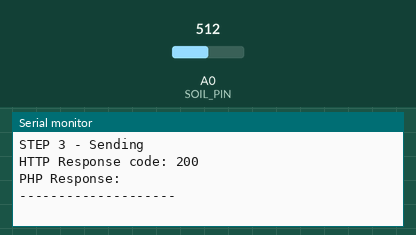
Recording of a sketch running on a simulated ESP8266 (NodeMCU). Parts: the last lines printed to the serial monitor. Inputs (shaded band) come from the test bench; at power-on: A0 (SOIL_PIN) = 512. WiFi joins after 1.5 s; servers stay silent unless stated; uploads are accepted with an empty reply.

Above: at 4.7 s.
4.8 s: A0 (SOIL_PIN) set to 716
At 9.09 s:
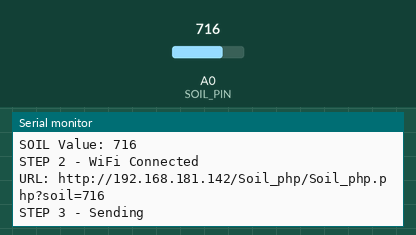
10.7 s: A0 (SOIL_PIN) set to 900
At 14.36 s:
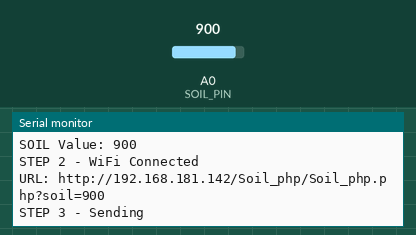
Timing chart, 0 to 15.9 s (numbered marks = the images above; inputs shaded):
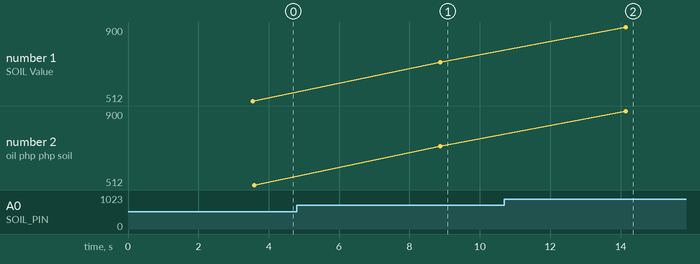

The sketch:

Soil_php.ino
```cpp
#include <ESP8266WiFi.h>
#include <ESP8266HTTPClient.h>

const char* ssid = "ESPTest";
const char* password = "12345678";

const char* serverURL = "http://192.168.181.142/Soil_php/Soil_php.php";

#define SOIL_PIN A0

void setup()
{
  Serial.begin(9600);
  delay(2000);

  WiFi.begin(ssid, password);

  Serial.print("Connecting to WiFi");

  while (WiFi.status() != WL_CONNECTED)
  {
    delay(500);
    Serial.print(".");
  }

  Serial.println();
  Serial.println("WiFi Connected!");

  Serial.print("ESP8266 IP: ");
  Serial.println(WiFi.localIP());

  Serial.print("Gateway: ");
  Serial.println(WiFi.gatewayIP());

  Serial.print("PC Server IP: ");
  Serial.println("192.168.181.142");
}

void loop()
{
  int soilValue = analogRead(SOIL_PIN);

  Serial.println();
  Serial.println("STEP 1");
  Serial.print("SOIL Value: ");
  Serial.println(soilValue);

  if (WiFi.status() == WL_CONNECTED)
  {
    Serial.println("STEP 2 - WiFi Connected");

    WiFiClient client;
    HTTPClient http;

    String url = String(serverURL) + "?soil=" + String(soilValue);

    Serial.print("URL: ");
    Serial.println(url);

    http.setTimeout(10000);

    Serial.println("STEP 3 - Sending");

    if (http.begin(client, url))
    {
      int httpCode = http.GET();

      Serial.print("HTTP Response code: ");
      Serial.println(httpCode);

      if (httpCode > 0)
      {
        String response = http.getString();

        Serial.print("PHP Response: ");
        Serial.println(response);
      }
      else
      {
        Serial.print("HTTP Error: ");
        Serial.println(http.errorToString(httpCode));
      }

      http.end();
    }
    else
    {
      Serial.println("HTTP begin failed");
    }
  }
  else
  {
    Serial.println("STEP 2 - WiFi NOT connected");
  }

  Serial.println("--------------------");

  delay(5000);
}
```

Measured:
- after the input at 4.8 s, the serial monitor: prints a new line after 4.1 s (image 1)
- after the input at 10.7 s, the serial monitor: prints a new line after 3.4 s (image 2)
- plotted number 1: 512 → 716 after the input at 4.8 s, 716 → 900 after the input at 10.7 s
- plotted number 2: 512 → 716 after the input at 4.8 s, 716 → 900 after the input at 10.7 s
